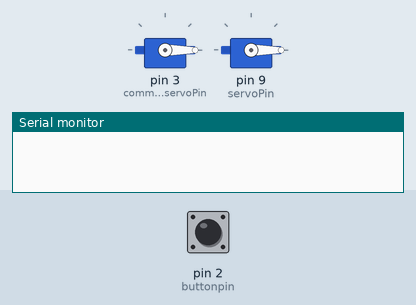
Simulated run of this sketch. Board: Arduino Uno, built with avr-gcc and run on an emulated ATmega328P. On the bench: 2 × servo, the last lines printed to the serial monitor. The test bench sets the inputs (shaded band); at power-on: pin 2 (buttonpin) LOW.

Above: at 1.2 s.
1.3 s: pin 2 (buttonpin) pulled HIGH for 0.15 s
At 2.3 s:
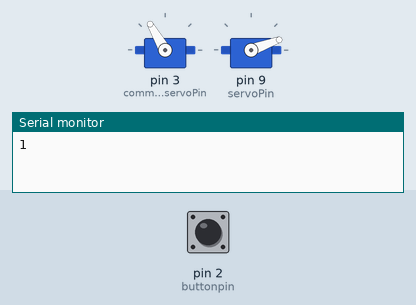
2.9 s: pin 2 (buttonpin) pulled HIGH for 1 s
At 3.6 s:
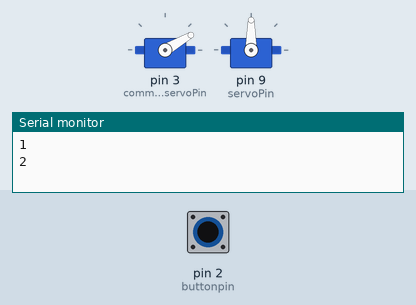
5.4 s: pin 2 (buttonpin) pulled HIGH for 3.2 s
At 6.7 s:
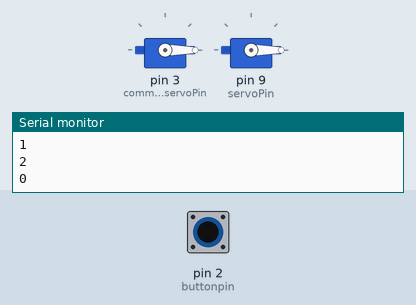
Timing chart, 0 to 8.4 s (numbered marks = the images above; inputs shaded):
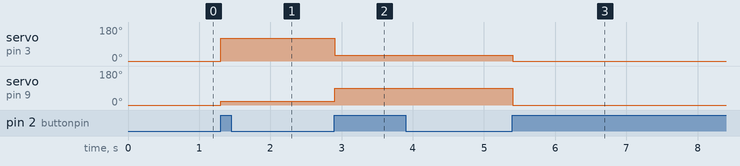

Measured:
- after the input at 1.3 s, servo on pin 3 (commonservoPin): 0° → 120° at once; servo on pin 9 (servoPin): 0° → 20° at once
- after the input at 2.9 s, servo on pin 3 (commonservoPin): 120° → 30° at once; servo on pin 9 (servoPin): 20° → 90° at once
- after the input at 5.4 s, servo on pin 3 (commonservoPin): 30° → 0° at once; servo on pin 9 (servoPin): 90° → 0° at once

The sketch:

Servo_Group_One_Button.ino
```cpp
#include <Servo.h>

// 3 servos on pin 3 move together, 1 servo on pin 9 moves on its own
// one button on pin 2 steps both through 3 positions

Servo commonservo;
Servo servo;

int commonservoPin = 3;
int servoPin = 9;
int buttonpin = 2;

// position 0, 1, 2 for the group and the single servo
int commonAngles[] = {0, 120, 30};
int angles[] = {0, 20, 90};

int count = 0;
int last = LOW;

void setup()
{
  pinMode(buttonpin, INPUT);   // 1k pull-down, pressed = HIGH
  commonservo.attach(commonservoPin);
  servo.attach(servoPin);
  commonservo.write(0);
  servo.write(0);
  Serial.begin(9600);
}

void loop()
{
  int btst = digitalRead(buttonpin);

  // count only when the button goes from released to pressed
  if (btst == HIGH && last == LOW) {
    count = (count + 1) % 3;
    commonservo.write(commonAngles[count]);
    servo.write(angles[count]);
    Serial.println(count);
  }

  last = btst;
  delay(50);   // debounce
}
```
